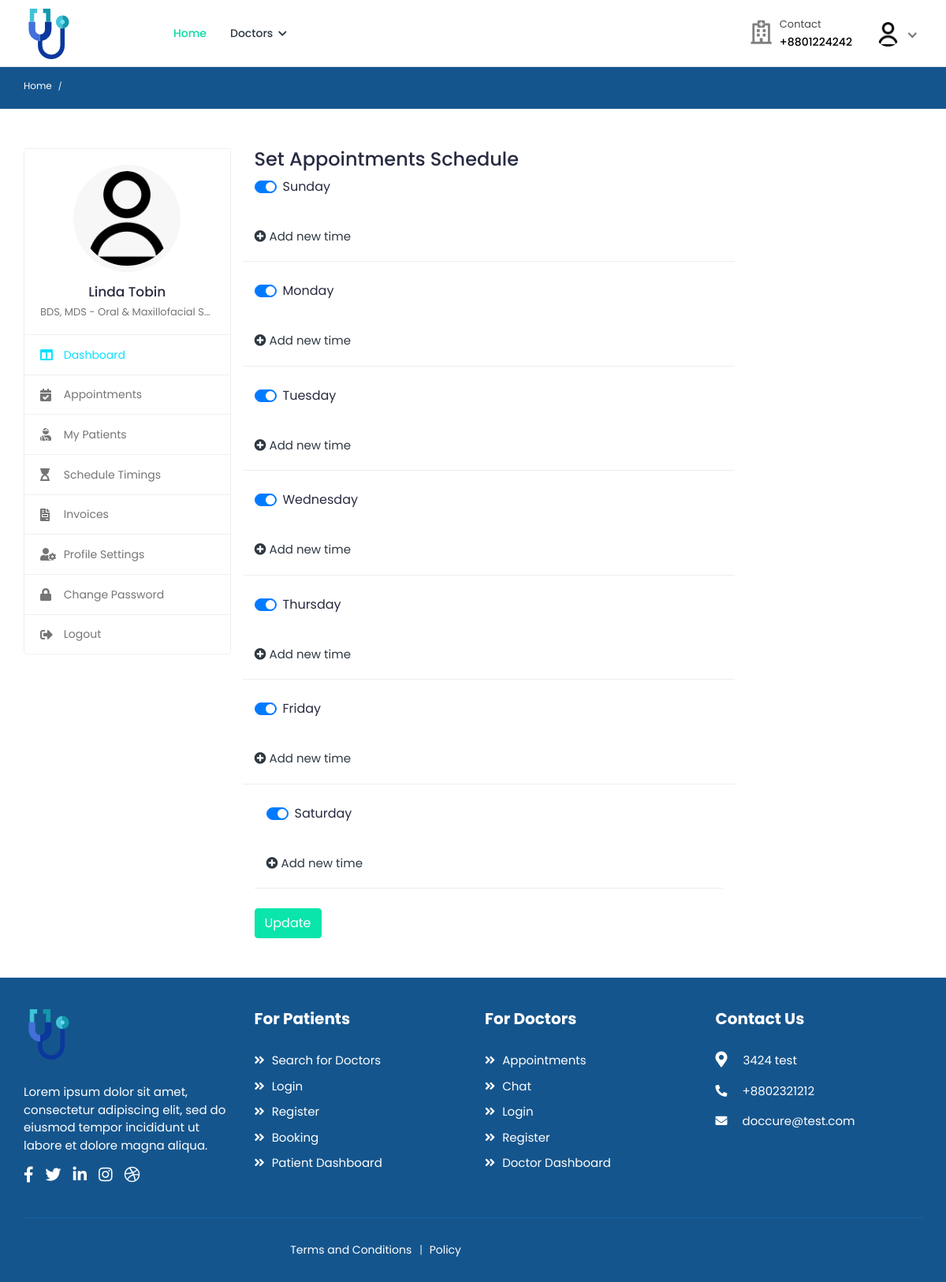
/doctors/schedule-timings/ (signed in), run on an earlier commit of the app's database.
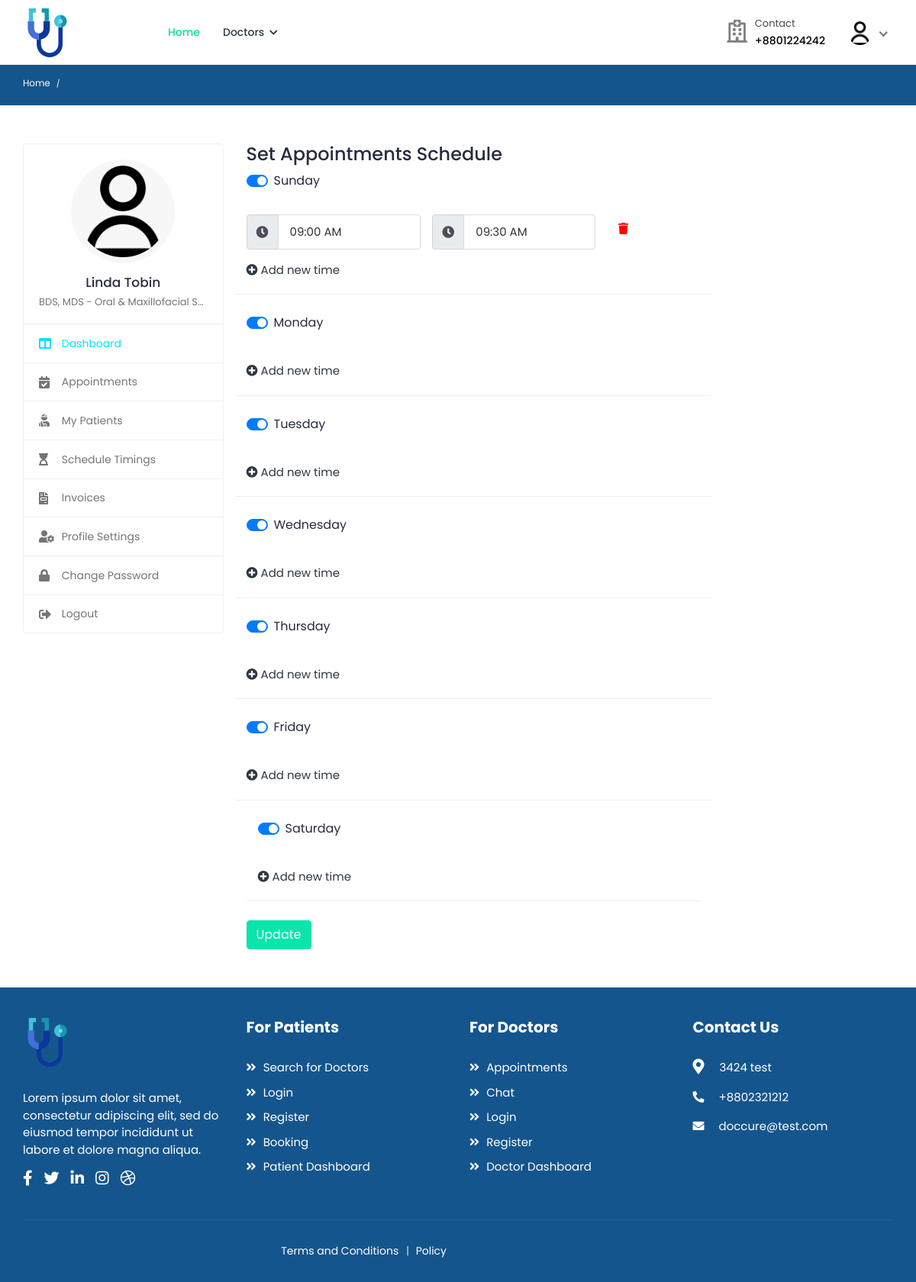
And on a later commit of the database.
### doctors/models/general.py (models this page shows)
class TimeRange(models.Model):
    start = models.TimeField()
    end = models.TimeField()
    class Meta:
        unique_together = ("start", "end")

### decorators.py (the view)
    def wrap(request, *args, **kwargs):
        user = request.user
        if user.role == "doctor":
            return function(request, *args, **kwargs)
        else:
            raise PermissionDenied

### accounts/managers.py (called while the page is built)
    def get(self, *args, **kwargs):
        return super().select_related("profile").get(*args, **kwargs)

### accounts/models.py (called while the page is built)
    def get_full_name(self):
        full_name = "%s %s" % (self.first_name, self.last_name)
        return full_name.strip() or self.username

    @property
    def image(self):
        return (
            self.avatar.url
            if self.avatar.storage.exists(self.avatar.name)
            else "{}defaults/user.png".format(settings.MEDIA_URL)
        )

### doctors/templatetags/time_filters.py (called while the page is built)
@register.filter(name="time_12hr")
def time_12hr(value):
    if isinstance(value, str):
        time_obj = datetime.strptime(value, "%H:%M:%S").time()
    else:
        time_obj = value
    return time_obj.strftime("%I:%M %p")

### doctors/views.py (called while the page is built, shortened)
@login_required
@user_is_doctor
def schedule_timings(request: HttpRequest) -> HttpResponse:
    return render(request, "doctors/schedule-timings.html")

### templates/doctors/schedule-timings.html (shortened to what the changed rows need)
{% extends 'includes/doctor-sidebar.html' %}
{% load static %}
{% load time_filters %}
{% block css %}
    <link href="https://cdnjs.cloudflare.com/ajax/libs/timepicker/1.3.5/jquery.timepicker.min.css" rel="stylesheet">
    <link rel="stylesheet" href="{% static 'assets/css/doctor.css' %}">
{% endblock %}
{% block main %}
    <div class="row">
        <div class="col-md-8">
            <div class="box">
                <div class="box-body">
                    <form method="post" class="validate-form" action="" role="form">
                        <div class="row main_item">
                            <div class="item-rows w-100 mb-20">
                                {% for time in user.sunday.time_range.all %}
                                    <div class="hour-item col-md-12 hideable_1" id="row_48">
                                        <div class="row">
                                            <div class="col-sm-5 pr-0 mb-2">
                                                <div class="input-group">
                                                    <div class="input-group-prepend">
                                                        <span class="input-group-text"><i class="fa fa-clock"></i></span>
                                                    </div>
                                                    <input type="text" class="form-control timepicker" name="start_time_0" value="{{ time.start|time_12hr }}" placeholder="Start time" autocomplete="off">
                                                </div>
                                            </div>
                                            <div class="col-sm-5 mb-2">
                                                <div class="input-group">
                                                    <div class="input-group-prepend">
                                                        <span class="input-group-text"><i class="fa fa-clock"></i></span>
                                                    </div>
                                                    <input type="text" class="form-control timepicker" name="end_time_0" value="{{ time.end|time_12hr }}" placeholder="End time" autocomplete="off">
                                                </div>
                                            </div>
                                            <div class="col-sm-2 mb-2 mt-2"><a data-id="48" href="" class="del_time_row delete_item text-danger"><i class="fa fa-trash"></i></a></div>
                                        </div>
                                    </div>
                                {% endfor %}
                            </div>
                        </div>
                    </form>
                </div>
            </div>
        </div>
    </div>
{% endblock %}

What changed in the data, as far as the page shows it:
added TimeRange: start_time_0 "09:00 AM", end_time_0 "09:30 AM"
